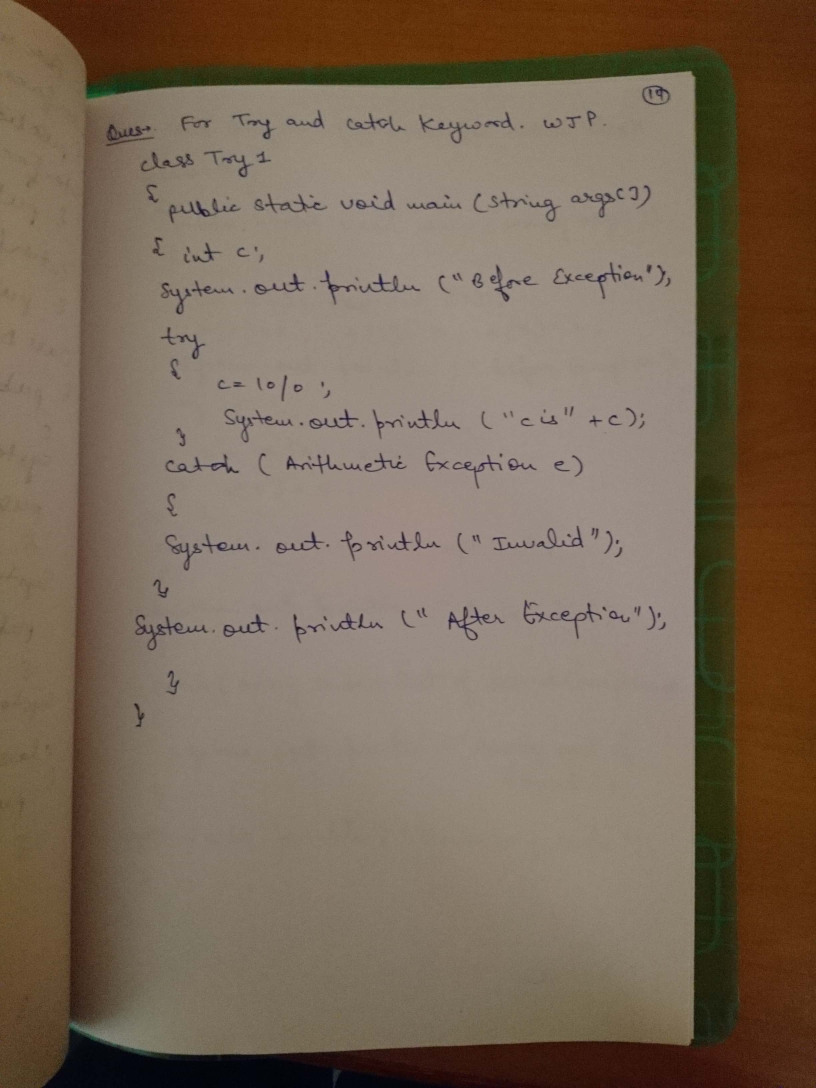
#> input picture Scanner filter/doc.jpg, 2448 x 3264 px (shown at 1/3 size)
$ python scanner.py
#> lines starting #> are read from the running program, lines starting #| are printed output that depends on the picture
#> further down, image is the input picture: shape (3264, 2448, 3); mean B, G, R 87, 104.7, 121.8
from PIL import Image
import numpy as np
import cv2

"""Scanner effect
	A module that applies a scanner effect to an image.
"""
class scanner:

	def __init__(self):
		pass

	def map(x, in_min, in_max, out_min, out_max):
		return int((x-in_min) * (out_max-out_min) / (in_max-in_min) + out_min)

	def sharp(self, image):
		# Create our shapening kernel
		kernel = np.zeros( (9,9), np.float32)
		kernel[4,4] = 2.0   #Identity, times two

		#Create a box filter:
		boxFilter = np.ones( (9,9), np.float32) / 97.0

		#Subtract the two:
		kernel = kernel - boxFilter

		# applying the sharpening kernel to the input image & displaying it.
		sharpened = cv2.filter2D(image, -1, kernel)
		sharpened = cv2.bilateralFilter(sharpened, 9, 75, 75) # Noise reduction
		return sharpened

	def saturation(self, image):
		hsvimage = cv2.cvtColor(image,cv2.COLOR_BGR2HSV).astype("float32")

		(h,s,v) = cv2.split(hsvimage)
		s=s*1.2
		v=v+2
		h=h-2
		s = np.clip(s,0,255)
		v = np.clip(v,0,255)
		h = np.clip(h,0,255)
		hsvimage = cv2.merge([h,s,v])
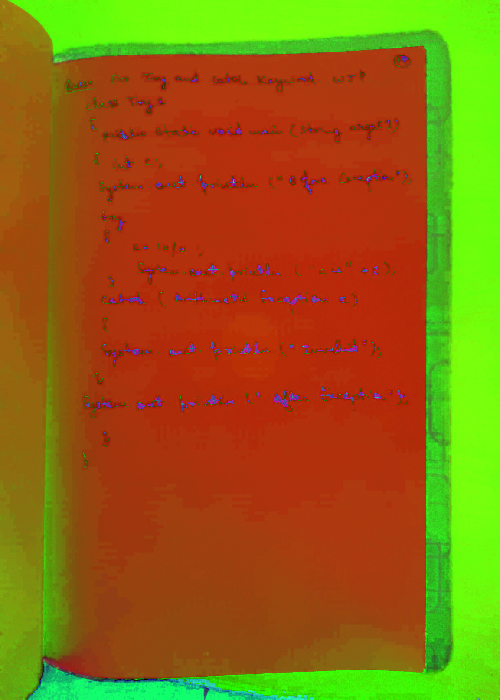
#> hsvimage: shape (700, 500, 3) float32; mean B, G, R 16.2, 104.5, 144.3

		return hsvimage

	def whitebalance(self, image):

		value = 125
		h, s, v = cv2.split(image)

		lim = 255 - value
		v[((v > lim) & (v < 190))] = 200

		v[v <= lim] += 13#map(v,0,lim,0,255)
		cv2_image = cv2.merge((h, s, v))
		return cv2_image

	# Method to process the red band of the image
	def normalizeRed(self, intensity):
		iI = intensity
		minI = 59
		maxI = IR[1]

		minO = 0
		maxO = 255

		iO = (iI-minI)*(((maxO-minO)/(maxI-minI))+minO)+20
		return iO


	# Method to process the green band of the image
	def normalizeGreen(self, intensity):
		iI = intensity
		minI = 54
		maxI = IG[1]

		minO = 0
		maxO = 255

		iO = (iI-minI)*(((maxO-minO)/(maxI-minI))+minO)+20
		return iO


	# Method to process the blue band of the image
	def normalizeBlue(self, intensity):
		iI = intensity
		minI = 59
		maxI = IB[1]

		minO = 0
		maxO = 255

		iO = (iI-minI)*(((maxO-minO)/(maxI-minI))+minO)+20
		return iO

# Create an image object

image = cv2.imread("./doc.jpg")
tmp_canvas = scanner()
cv2_image = tmp_canvas.sharp(image)
cv2_image = cv2.resize(cv2_image,(500,700))
cv2_image = tmp_canvas.saturation(cv2_image)

cv2_image = tmp_canvas.whitebalance(cv2_image)

cv2_image = cv2.cvtColor(cv2_image.astype("uint8"),cv2.COLOR_HSV2RGB)
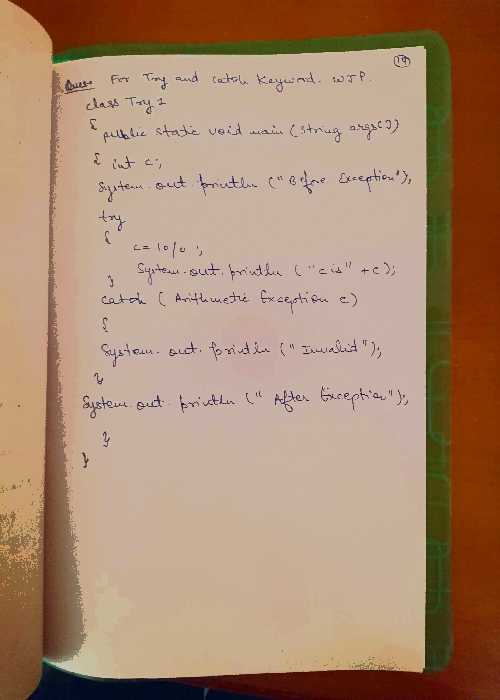
#> cv2_image: shape (700, 500, 3); mean R, G, B 170.9, 138.6, 112.9

pil_image = Image.fromarray(cv2_image)
imageObject = pil_image.resize((500,700))

#imageObject.show()

# Split the red, green and blue bands from the Image
multiBands = imageObject.split()


IR = multiBands[0].getextrema()
#> IR = (0, 201)
IG = multiBands[1].getextrema()
#> IG = (0, 200)
IB = multiBands[2].getextrema()
#> IB = (0, 200)


# Apply point operations that does contrast stretching on each color band
normalizedRedBand = multiBands[0].point(tmp_canvas.normalizeRed)
#> in normalizeRed, `maxI = IR[1]`: maxI = 201
#> in normalizeRed, `iO = (iI-minI)*(((maxO-minO)/(maxI-minI))+minO)+20`: iO = -85.95
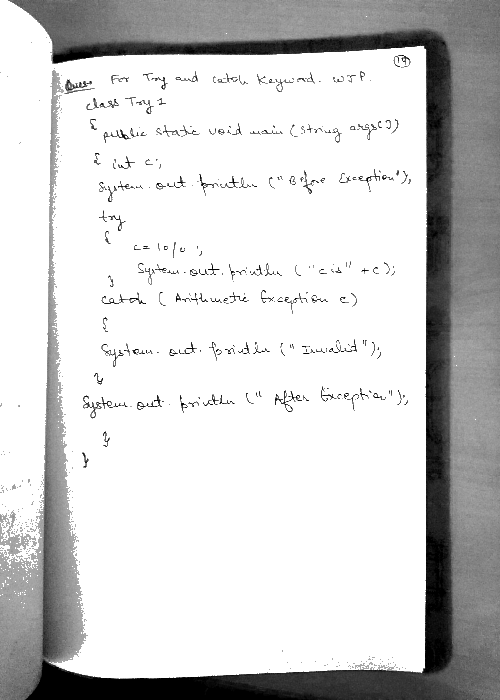
#> normalizedRedBand: PIL image 500x700 L; min 0, max 255, mean 209.1

normalizedGreenBand = multiBands[1].point(tmp_canvas.normalizeGreen)
#> in normalizeGreen, `maxI = IG[1]`: maxI = 200
#> in normalizeGreen, `iO = (iI-minI)*(((maxO-minO)/(maxI-minI))+minO)+20`: iO = -74.32
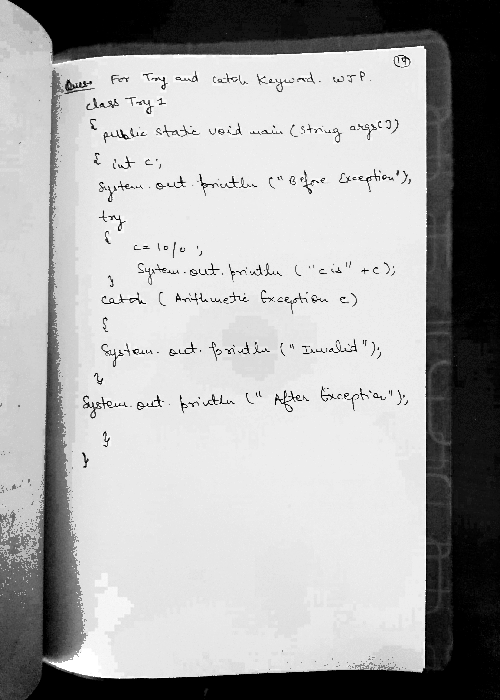
#> normalizedGreenBand: PIL image 500x700 L; min 0, max 255, mean 169.9

normalizedBlueBand = multiBands[2].point(tmp_canvas.normalizeBlue)
#> in normalizeBlue, `maxI = IB[1]`: maxI = 200
#> in normalizeBlue, `iO = (iI-minI)*(((maxO-minO)/(maxI-minI))+minO)+20`: iO = -86.7
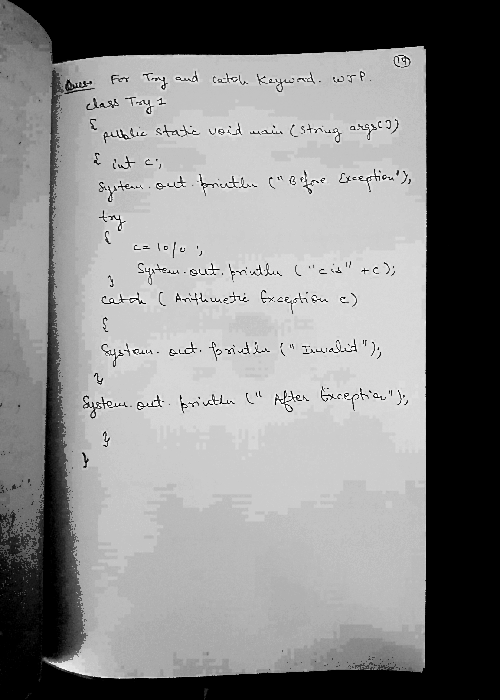
#> normalizedBlueBand: PIL image 500x700 L; min 0, max 255, mean 134.9

# Create a new image from the contrast stretched red, green and blue brands
normalizedImage = Image.merge("RGB", (normalizedRedBand, normalizedGreenBand, normalizedBlueBand))
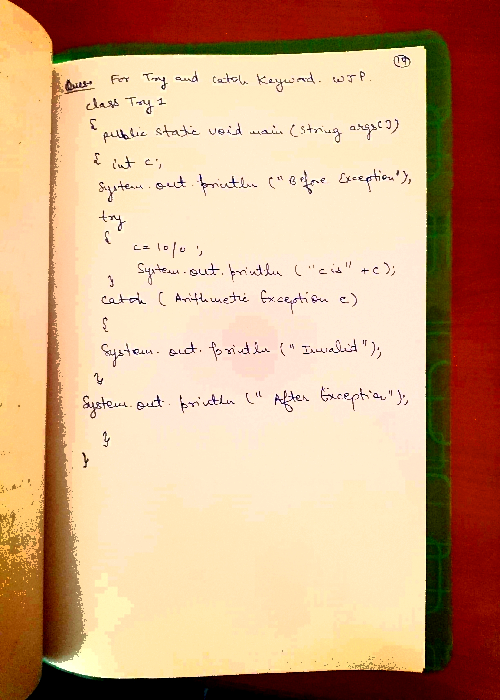
#> normalizedImage: PIL image 500x700 RGB; mean R, G, B 209.1, 169.9, 134.9

normalizedImage.show()
# Display the original image
image = cv2.cvtColor(image,cv2.COLOR_BGR2RGB)
image = Image.fromarray(image)
image = image.resize((500,700))
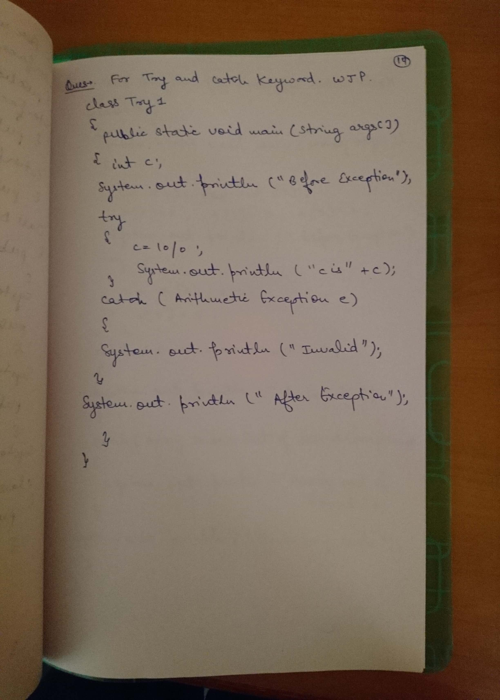
#> image: PIL image 500x700 RGB; mean R, G, B 121.8, 104.7, 87
image.show()

cv2.waitKey(0)
cv2.destroyAllWindows()
